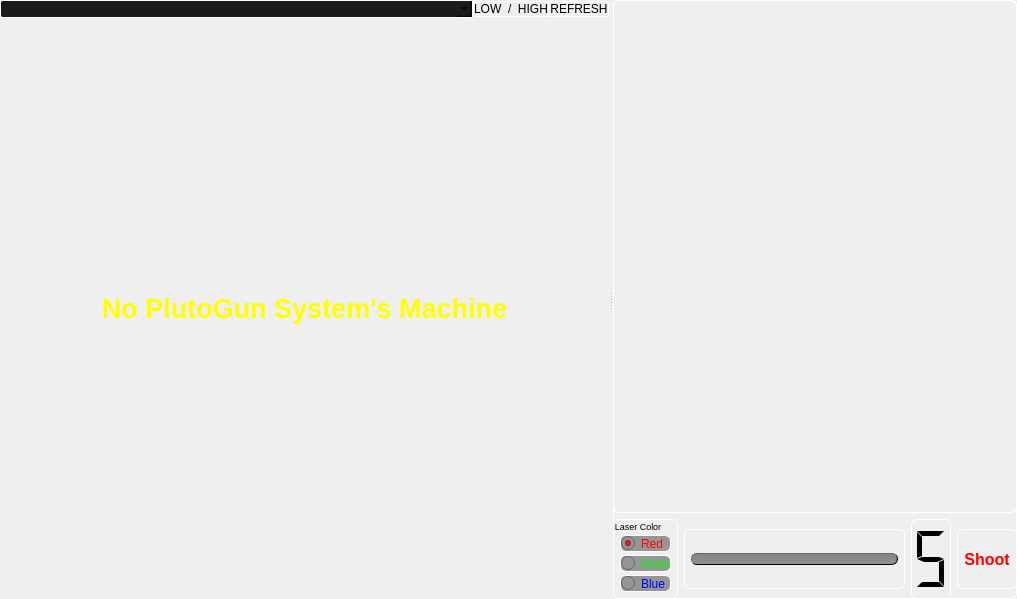
<?xml version="1.0" encoding="UTF-8"?>
<ui version="4.0">
 <class>PlutoGun</class>
 <widget class="QMainWindow" name="PlutoGun">
  <property name="enabled">
   <bool>true</bool>
  </property>
  <property name="geometry">
   <rect>
    <x>0</x>
    <y>0</y>
    <width>1017</width>
    <height>599</height>
   </rect>
  </property>
  <property name="minimumSize">
   <size>
    <width>0</width>
    <height>0</height>
   </size>
  </property>
  <property name="windowTitle">
   <string>PlutoGun</string>
  </property>
  <property name="styleSheet">
   <string notr="true">QMainWindow{
background: url(:/ui/StarWar.png);

}
</string>
  </property>
  <widget class="QWidget" name="CenterWidget">
   <property name="autoFillBackground">
    <bool>false</bool>
   </property>
   <property name="styleSheet">
    <string notr="true">background-color:transparent;
border-style: solid;</string>
   </property>
   <layout class="QVBoxLayout" name="verticalLayout_3">
    <property name="spacing">
     <number>0</number>
    </property>
    <property name="margin">
     <number>0</number>
    </property>
    <item>
     <widget class="QSplitter" name="splitter">
      <property name="orientation">
       <enum>Qt::Horizontal</enum>
      </property>
      <widget class="QWidget" name="widget_left" native="true">
       <layout class="QVBoxLayout" name="verticalLayout">
        <property name="spacing">
         <number>0</number>
        </property>
        <property name="margin">
         <number>0</number>
        </property>
        <item>
         <layout class="QVBoxLayout" name="Left_Layout" stretch="0,1">
          <item>
           <layout class="QGridLayout" name="gridLayout" columnstretch="4,0,0">
            <item row="1" column="1">
             <widget class="QPushButton" name="Low_High">
              <property name="styleSheet">
               <string notr="true">border-width: 1px;
border-style: solid;
border-color: white;
border-radius: 2px;</string>
              </property>
              <property name="text">
               <string>LOW  /  HIGH</string>
              </property>
             </widget>
            </item>
            <item row="1" column="0">
             <widget class="QComboBox" name="comboBox">
              <property name="styleSheet">
               <string notr="true">border-width: 1px;
border-style: solid;
border-color: white;
border-radius: 2px;
background-color:rgb(27,27, 27);</string>
              </property>
             </widget>
            </item>
            <item row="1" column="2">
             <widget class="QPushButton" name="Refresh">
              <property name="styleSheet">
               <string notr="true">border-width: 1px;
border-style: solid;
border-color: white;
border-radius: 2px;</string>
              </property>
              <property name="text">
               <string>REFRESH</string>
              </property>
              <property name="-command" stdset="0">
               <string>&quot;print \&quot;s\&quot;&quot;</string>
              </property>
             </widget>
            </item>
           </layout>
          </item>
          <item>
           <widget class="QLabel" name="tmp_label">
            <property name="font">
             <font>
              <pointsize>20</pointsize>
              <weight>75</weight>
              <bold>true</bold>
              <underline>false</underline>
             </font>
            </property>
            <property name="styleSheet">
             <string notr="true">color:rgb(255, 255, 0);</string>
            </property>
            <property name="text">
             <string>No PlutoGun System's Machine</string>
            </property>
            <property name="alignment">
             <set>Qt::AlignCenter</set>
            </property>
           </widget>
          </item>
         </layout>
        </item>
       </layout>
      </widget>
      <widget class="QWidget" name="widget_right" native="true">
       <property name="sizePolicy">
        <sizepolicy hsizetype="Preferred" vsizetype="Preferred">
         <horstretch>0</horstretch>
         <verstretch>0</verstretch>
        </sizepolicy>
       </property>
       <property name="styleSheet">
        <string notr="true">border-width: 1px;
border-style: solid;
border-color: white;
border-radius: 6px;</string>
       </property>
       <layout class="QVBoxLayout" name="verticalLayout_4">
        <item>
         <layout class="QVBoxLayout" name="verticalLayout_2">
          <item>
           <widget class="My_TableView" name="tableView"/>
          </item>
          <item>
           <layout class="QGridLayout" name="gridLayout_2">
            <item row="0" column="1">
             <widget class="QSlider" name="horizontalSlider">
              <property name="minimumSize">
               <size>
                <width>0</width>
                <height>60</height>
               </size>
              </property>
              <property name="styleSheet">
               <string notr="true">            QSlider::groove:horizontal {
                 border: 1px inset qlineargradient(x1:0, y1:0, x2:0, y2:1, stop:0 #565656, stop:1 #848484);
                 border-radius: 6px;
                 height: 10px;
                 background: qlineargradient(x1:0, y1:0, x2:0, y2:1, stop:0 #848484, stop:1 #919191);
                 margin: 2px 6px;
             }

             QSlider::handle:horizontal {
                 background-color: rgba(0,0,0,0);
                 image: url(:/ui/slider_knob.png);
                 border: 0px;
                 width: 40px;
                 margin: -10px; 
                 border-radius:10px;
             }</string>
              </property>
              <property name="minimum">
               <number>1</number>
              </property>
              <property name="maximum">
               <number>9</number>
              </property>
              <property name="pageStep">
               <number>5</number>
              </property>
              <property name="value">
               <number>5</number>
              </property>
              <property name="orientation">
               <enum>Qt::Horizontal</enum>
              </property>
             </widget>
            </item>
            <item row="0" column="0">
             <widget class="QGroupBox" name="groupBox">
              <property name="minimumSize">
               <size>
                <width>65</width>
                <height>80</height>
               </size>
              </property>
              <property name="font">
               <font>
                <pointsize>7</pointsize>
               </font>
              </property>
              <property name="title">
               <string>Laser Color</string>
              </property>
              <widget class="QRadioButton" name="RedButton">
               <property name="geometry">
                <rect>
                 <x>7</x>
                 <y>16</y>
                 <width>51</width>
                 <height>17</height>
                </rect>
               </property>
               <property name="styleSheet">
                <string notr="true">color:rgb(255, 0, 0);background:rgb(150, 150, 150);</string>
               </property>
               <property name="text">
                <string>Red</string>
               </property>
               <property name="checked">
                <bool>true</bool>
               </property>
              </widget>
              <widget class="QRadioButton" name="BlueButton">
               <property name="geometry">
                <rect>
                 <x>7</x>
                 <y>56</y>
                 <width>51</width>
                 <height>17</height>
                </rect>
               </property>
               <property name="styleSheet">
                <string notr="true">color:rgb(0, 0, 255);
background:rgb(150, 150, 150);</string>
               </property>
               <property name="text">
                <string>Blue</string>
               </property>
              </widget>
              <widget class="QRadioButton" name="GreenButton">
               <property name="geometry">
                <rect>
                 <x>7</x>
                 <y>36</y>
                 <width>51</width>
                 <height>17</height>
                </rect>
               </property>
               <property name="styleSheet">
                <string notr="true">color:rgb(0, 255, 0);
background:rgb(150, 150, 150);</string>
               </property>
               <property name="text">
                <string>Green</string>
               </property>
              </widget>
             </widget>
            </item>
            <item row="0" column="2">
             <widget class="QLCDNumber" name="lcdNumber">
              <property name="minimumSize">
               <size>
                <width>40</width>
                <height>40</height>
               </size>
              </property>
              <property name="palette">
               <palette>
                <active>
                 <colorrole role="Button">
                  <brush brushstyle="SolidPattern">
                   <color alpha="0">
                    <red>0</red>
                    <green>0</green>
                    <blue>0</blue>
                   </color>
                  </brush>
                 </colorrole>
                 <colorrole role="Base">
                  <brush brushstyle="SolidPattern">
                   <color alpha="0">
                    <red>0</red>
                    <green>0</green>
                    <blue>0</blue>
                   </color>
                  </brush>
                 </colorrole>
                 <colorrole role="Window">
                  <brush brushstyle="SolidPattern">
                   <color alpha="0">
                    <red>0</red>
                    <green>0</green>
                    <blue>0</blue>
                   </color>
                  </brush>
                 </colorrole>
                </active>
                <inactive>
                 <colorrole role="Button">
                  <brush brushstyle="SolidPattern">
                   <color alpha="0">
                    <red>0</red>
                    <green>0</green>
                    <blue>0</blue>
                   </color>
                  </brush>
                 </colorrole>
                 <colorrole role="Base">
                  <brush brushstyle="SolidPattern">
                   <color alpha="0">
                    <red>0</red>
                    <green>0</green>
                    <blue>0</blue>
                   </color>
                  </brush>
                 </colorrole>
                 <colorrole role="Window">
                  <brush brushstyle="SolidPattern">
                   <color alpha="0">
                    <red>0</red>
                    <green>0</green>
                    <blue>0</blue>
                   </color>
                  </brush>
                 </colorrole>
                </inactive>
                <disabled>
                 <colorrole role="Button">
                  <brush brushstyle="SolidPattern">
                   <color alpha="0">
                    <red>0</red>
                    <green>0</green>
                    <blue>0</blue>
                   </color>
                  </brush>
                 </colorrole>
                 <colorrole role="Base">
                  <brush brushstyle="SolidPattern">
                   <color alpha="0">
                    <red>0</red>
                    <green>0</green>
                    <blue>0</blue>
                   </color>
                  </brush>
                 </colorrole>
                 <colorrole role="Window">
                  <brush brushstyle="SolidPattern">
                   <color alpha="0">
                    <red>0</red>
                    <green>0</green>
                    <blue>0</blue>
                   </color>
                  </brush>
                 </colorrole>
                </disabled>
               </palette>
              </property>
              <property name="frameShape">
               <enum>QFrame::Box</enum>
              </property>
              <property name="frameShadow">
               <enum>QFrame::Raised</enum>
              </property>
              <property name="smallDecimalPoint">
               <bool>false</bool>
              </property>
              <property name="digitCount">
               <number>1</number>
              </property>
              <property name="mode">
               <enum>QLCDNumber::Dec</enum>
              </property>
              <property name="segmentStyle">
               <enum>QLCDNumber::Flat</enum>
              </property>
              <property name="intValue" stdset="0">
               <number>5</number>
              </property>
             </widget>
            </item>
            <item row="0" column="3">
             <widget class="QToolButton" name="Shoot_Gun">
              <property name="minimumSize">
               <size>
                <width>60</width>
                <height>60</height>
               </size>
              </property>
              <property name="maximumSize">
               <size>
                <width>60</width>
                <height>16777215</height>
               </size>
              </property>
              <property name="font">
               <font>
                <pointsize>12</pointsize>
                <weight>75</weight>
                <bold>true</bold>
               </font>
              </property>
              <property name="styleSheet">
               <string notr="true">color:rgb(255, 0, 0);
border-image: url(:/ui/slider_knob.png);
</string>
              </property>
              <property name="text">
               <string>Shoot</string>
              </property>
             </widget>
            </item>
           </layout>
          </item>
         </layout>
        </item>
       </layout>
      </widget>
     </widget>
    </item>
   </layout>
  </widget>
 </widget>
 <customwidgets>
  <customwidget>
   <class>My_TableView</class>
   <extends>QTableView</extends>
   <header>My_TableView.h</header>
  </customwidget>
 </customwidgets>
 <resources>
  <include location="resources.qrc"/>
 </resources>
 <connections>
  <connection>
   <sender>horizontalSlider</sender>
   <signal>valueChanged(int)</signal>
   <receiver>lcdNumber</receiver>
   <slot>display(int)</slot>
   <hints>
    <hint type="sourcelabel">
     <x>631</x>
     <y>523</y>
    </hint>
    <hint type="destinationlabel">
     <x>781</x>
     <y>484</y>
    </hint>
   </hints>
  </connection>
 </connections>
</ui>
